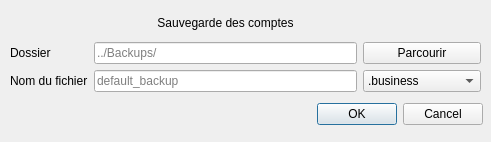
<?xml version="1.0" encoding="UTF-8"?>
<ui version="4.0">
 <class>Sauvegarde</class>
 <widget class="QDialog" name="Sauvegarde">
  <property name="enabled">
   <bool>true</bool>
  </property>
  <property name="geometry">
   <rect>
    <x>0</x>
    <y>0</y>
    <width>491</width>
    <height>142</height>
   </rect>
  </property>
  <property name="windowTitle">
   <string>Sauvegarde</string>
  </property>
  <property name="windowIcon">
   <iconset>
    <normaloff>../ressources/logo.png</normaloff>../ressources/logo.png</iconset>
  </property>
  <property name="modal">
   <bool>true</bool>
  </property>
  <widget class="QWidget" name="gridLayoutWidget_3">
   <property name="geometry">
    <rect>
     <x>10</x>
     <y>10</y>
     <width>471</width>
     <height>82</height>
    </rect>
   </property>
   <layout class="QGridLayout" name="gridLayout_3">
    <item row="1" column="2">
     <widget class="QPushButton" name="selectionFichierBouton">
      <property name="text">
       <string>Parcourir</string>
      </property>
     </widget>
    </item>
    <item row="0" column="1">
     <widget class="QLabel" name="labelTitre">
      <property name="text">
       <string>Sauvegarde des comptes</string>
      </property>
      <property name="alignment">
       <set>Qt::AlignCenter</set>
      </property>
     </widget>
    </item>
    <item row="1" column="1">
     <widget class="QLineEdit" name="cheminLineEdit">
      <property name="text">
       <string/>
      </property>
      <property name="placeholderText">
       <string>../Backups/</string>
      </property>
     </widget>
    </item>
    <item row="1" column="0">
     <widget class="QLabel" name="labelChemin">
      <property name="text">
       <string>Dossier</string>
      </property>
     </widget>
    </item>
    <item row="2" column="1">
     <widget class="QLineEdit" name="fichierLineEdit">
      <property name="placeholderText">
       <string>default_backup</string>
      </property>
     </widget>
    </item>
    <item row="2" column="0">
     <widget class="QLabel" name="labelFichier">
      <property name="text">
       <string>Nom du fichier</string>
      </property>
     </widget>
    </item>
    <item row="2" column="2">
     <widget class="QComboBox" name="extensionComboBox">
      <item>
       <property name="text">
        <string>.business</string>
       </property>
      </item>
      <item>
       <property name="text">
        <string>.xml</string>
       </property>
      </item>
      <item>
       <property name="text">
        <string>Tous les fichiers</string>
       </property>
      </item>
     </widget>
    </item>
   </layout>
  </widget>
  <widget class="QDialogButtonBox" name="validationFichierBouton">
   <property name="geometry">
    <rect>
     <x>290</x>
     <y>100</y>
     <width>193</width>
     <height>28</height>
    </rect>
   </property>
   <property name="standardButtons">
    <set>QDialogButtonBox::Cancel|QDialogButtonBox::Ok</set>
   </property>
  </widget>
 </widget>
 <resources/>
 <connections/>
</ui>
